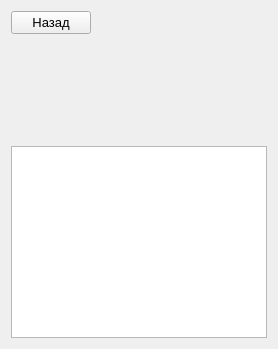
                  <widget class="QWidget" name="page">
                   <layout class="QVBoxLayout" name="verticalLayout_18">
                    <item>
                     <layout class="QVBoxLayout" name="verticalLayout_17">
                      <item>
                       <layout class="QHBoxLayout" name="horizontalLayout_19">
                        <item>
                         <widget class="QPushButton" name="back_study_btn">
                          <property name="font">
                           <font>
                            <pointsize>10</pointsize>
                           </font>
                          </property>
                          <property name="text">
                           <string>Назад</string>
                          </property>
                         </widget>
                        </item>
                        <item>
                         <spacer name="horizontalSpacer_6">
                          <property name="orientation">
                           <enum>Qt::Horizontal</enum>
                          </property>
                          <property name="sizeHint" stdset="0">
                           <size>
                            <width>40</width>
                            <height>20</height>
                           </size>
                          </property>
                         </spacer>
                        </item>
                       </layout>
                      </item>
                      <item>
                       <widget class="QLabel" name="word_label">
                        <property name="minimumSize">
                         <size>
                          <width>0</width>
                          <height>100</height>
                         </size>
                        </property>
                        <property name="text">
                         <string/>
                        </property>
                       </widget>
                      </item>
                      <item>
                       <layout class="QVBoxLayout" name="verticalLayout_19">
                        <item>
                         <widget class="QListWidget" name="listWidget_module"/>
                        </item>
                       </layout>
                      </item>
                     </layout>
                    </item>
                   </layout>
                  </widget>
